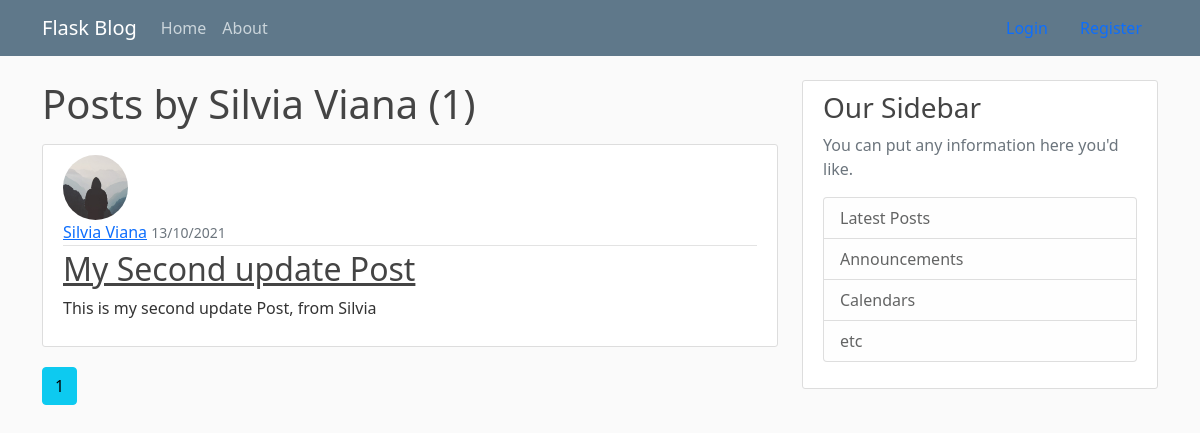
/user/Silvia Viana, run on an earlier commit of the app's database.
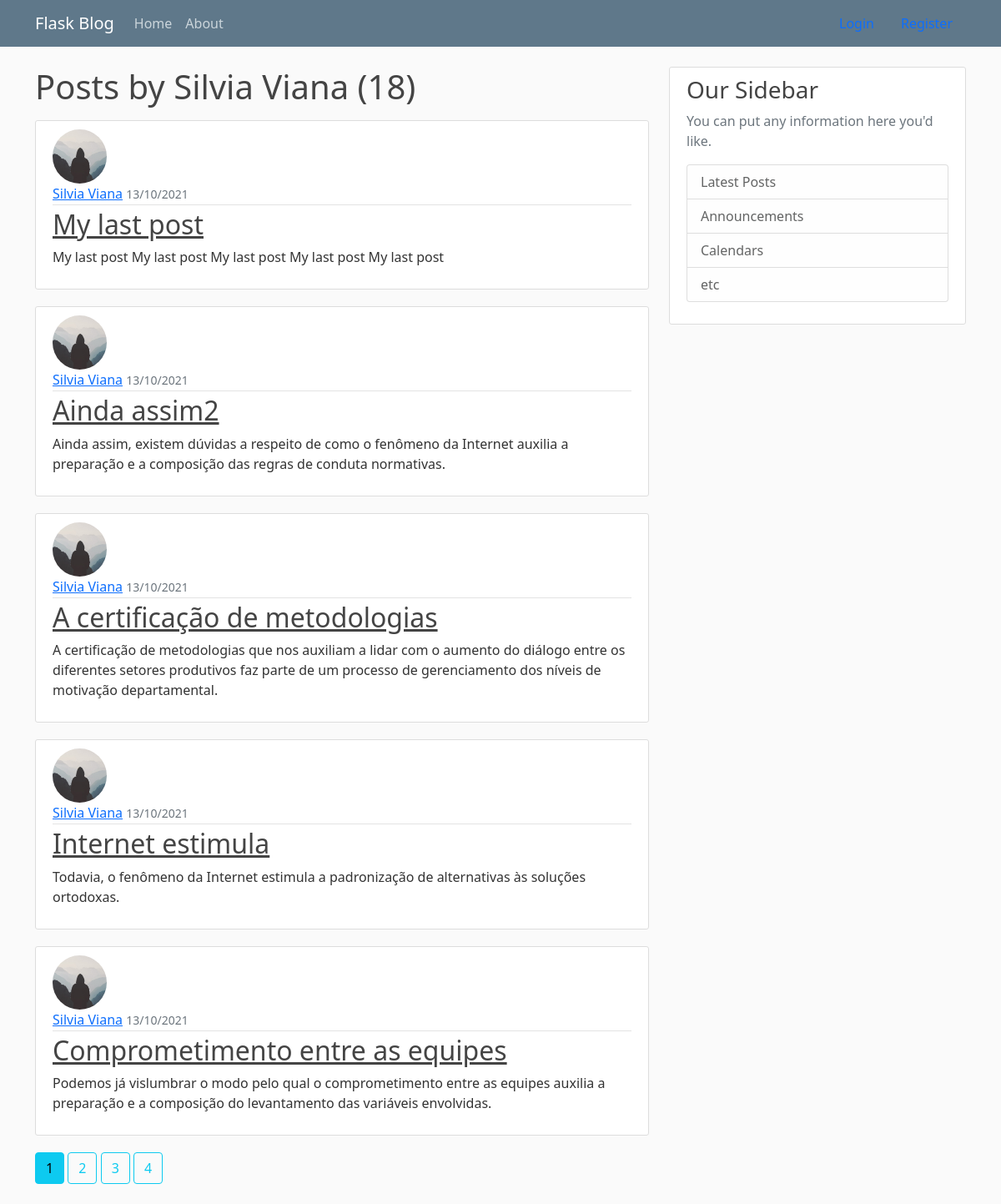
And on a later commit of the database.
### flaskblog/models.py (models this page shows, shortened)
class User(db.Model, UserMixin):
    id = db.Column(db.Integer, primary_key=True)
    username = db.Column(db.String(20), unique=True, nullable=False)
    email = db.Column(db.String(120), unique=True, nullable=False)
    image_file = db.Column(db.String(120), nullable=False, default='default.jpg')
    password = db.Column(db.String(60), nullable=False)
    posts = db.relationship('Post', backref='author', lazy=True)

class Post(db.Model):
    id = db.Column(db.Integer, primary_key=True)
    title = db.Column(db.String(100), nullable=False)
    date_posted = db.Column(db.DateTime, nullable=False, default=datetime.utcnow)
    content = db.Column(db.Text, nullable=False)
    user_id = db.Column(db.Integer, db.ForeignKey('user.id'), nullable=False)

### flaskblog/routes.py (the view)
@app.route("/user/<string:username>")
def user_posts(username):
    page = request.args.get('page',1, type=int)
    user = User.query.filter_by(username=username).first_or_404()
    posts = Post.query.filter_by(author=user)\
                .order_by(Post.date_posted.desc())\
                .paginate(page=page, per_page=5)
    return render_template("user_posts.html", posts=posts, user=user)

### flaskblog/templates/user_posts.html
{% extends "layout.html" %}
{% block content %}
  <h1 class="mb-3">Posts by {{ user.username }} ({{ posts.total }})</h1>
  {% for post in posts.items %}
    <article class="media content-section">
      <img class="rounded-circle article-img" src="{{ url_for('static', filename='profile_pics/' + post.author.image_file)}}" />
        <div class="media-body">
          <div class="article-metadata">
            <a class="mr-2" href="{{ url_for('user_posts', username=post.author.username)}}">{{ post.author.username }}</a>
            <small class="text-muted">{{ post.date_posted.strftime('%d/%m/%Y') }}</small>
          </div>
          <h2><a class="article-title" href="{{ url_for('post', post_id=post.id) }}">{{ post.title }}</a></h2>
          <p class="article-content">{{ post.content }}</p>
        </div>
      </article>
  {% endfor %}
  {% for page_num in posts.iter_pages(left_edge=1, right_edge=1, left_current=1, right_current=5) %}
    {% if page_num %}
        {% if posts.page == page_num %}
          <a class="btn btn-info mb-4" href="{{url_for('user_posts', username=user.username, page=page_num)}}">{{ page_num }}</a>
        {% else %}
          <a class="btn btn-outline-info mb-4" href="{{url_for('user_posts', username=user.username, page=page_num)}}">{{ page_num }}</a>
        {% endif %}
    {% else %}
    ...
    {% endif %}
  {% endfor %}
{% endblock content %}

### flaskblog/templates/layout.html (shortened to what this page needs)
<!DOCTYPE html>
<html>
<head>
    <link href="https://cdn.jsdelivr.net/npm/bootstrap@5.0.2/dist/css/bootstrap.min.css" rel="stylesheet">
    <link type="text/css" href="{{ url_for('static', filename='main.css') }}" rel="stylesheet" >
</head>
<body>
    <header class="site-header">
        <nav class="navbar navbar-expand-md navbar-dark bg-steel fixed-top">
          <div class="container">
            <a class="navbar-brand mr-4" href="/">Flask Blog</a>
            <div class="collapse navbar-collapse" id="navbarToggle">
              <div class="navbar-nav mr-auto">
                <a class="nav-item nav-link" href="{{ url_for('home') }}">Home</a>
                <a class="nav-item nav-link" href="{{ url_for('about') }}">About</a>
              </div>
                <nav class="d-inline-flex mt-2 mt-md-0 ms-md-auto">
                  {% if current_user.is_authenticated %}
                  <a class="nav-item nav-link" href="{{ url_for('new_post') }}">New Post</a>
                  <a class="nav-item nav-link" href="{{ url_for('logout') }}">Logout</a>
                  <a class="nav-item nav-link" href="{{ url_for('account') }}">Account</a>
                  {% else %}
                  <a class="nav-item nav-link" href="{{ url_for('login') }}">Login</a>
                  <a class="nav-item nav-link" href="{{ url_for('register') }}">Register</a>
                  {% endif %}
                </nav>
            </div>
          </div>
        </nav>
      </header>
      <main role="main" class="container">
        <div class="row">
          <div class="col-md-8">
            {% block content %}{% endblock %}
          </div>
          <div class="col-md-4">
            <div class="content-section">
              <h3>Our Sidebar</h3>
              <p class='text-muted'>You can put any information here you'd like.
                <ul class="list-group">
                  <li class="list-group-item list-group-item-light">Latest Posts</li>
                  <li class="list-group-item list-group-item-light">Announcements</li>
                  <li class="list-group-item list-group-item-light">Calendars</li>
                  <li class="list-group-item list-group-item-light">etc</li>
                </ul>
              </p>
            </div>
          </div>
        </div>
      </main>
</body>
</html>

### flaskblog/static/main.css (style rules this page uses)
body { background: #fafafa; color: #333333; margin-top: 5rem; }
h1, h2, h3, h4, h5, h6 { color: #444444; }
ul { margin: 0; }
.bg-steel { background-color: #5f788a; }
.site-header .navbar-nav .nav-link { color: #cbd5db; }
.content-section { background: #ffffff; padding: 10px 20px; border: 1px solid #dddddd; border-radius: 3px; margin-bottom: 20px; }
.article-title { color: #444444; }
.article-content { white-space: pre-line; }
.article-img { height: 65px; width: 65px; margin-right: 16px; }
.article-metadata { padding-bottom: 1px; margin-bottom: 4px; border-bottom: 1px solid #e3e3e3 }

What changed in the data, as far as the page shows it:
no longer on this page (row unchanged): Post: image_file (placeholder picture), author.username "Silvia Viana", date_posted "13/10/2021", title "My Second update Post", content "This is my second update Post, from Silvia"
added Post: image_file (placeholder picture), author.username "Silvia Viana", date_posted "13/10/2021", title "My last post", content "My last post My last post My last post My last post My last post"
added Post: image_file (placeholder picture), author.username "Silvia Viana", date_posted "13/10/2021", title "Ainda assim2", content "Ainda assim, existem dúvidas a respeito de como o fenômeno da Internet auxilia a preparação e a composição das regras de conduta normativas."
added Post: image_file (placeholder picture), author.username "Silvia Viana", date_posted "13/10/2021", title "A certificação de metodologias", content "A certificação de metodologias que nos auxiliam a lidar com o aumento do diálogo entre os diferentes setores produtivos faz parte de um processo de gerenciamento dos níveis de motivação departamental."
added Post: image_file (placeholder picture), author.username "Silvia Viana", date_posted "13/10/2021", title "Internet estimula", content "Todavia, o fenômeno da Internet estimula a padronização de alternativas às soluções ortodoxas."
added Post: image_file (placeholder picture), author.username "Silvia Viana", date_posted "13/10/2021", title "Comprometimento entre as equipes", content "Podemos já vislumbrar o modo pelo qual o comprometimento entre as equipes auxilia a preparação e a composição do levantamento das variáveis envolvidas."
Also different on the page:
{{ posts.total }}: "1" → "18"
new list line: "2"
new list line: "3"
new list line: "4"
